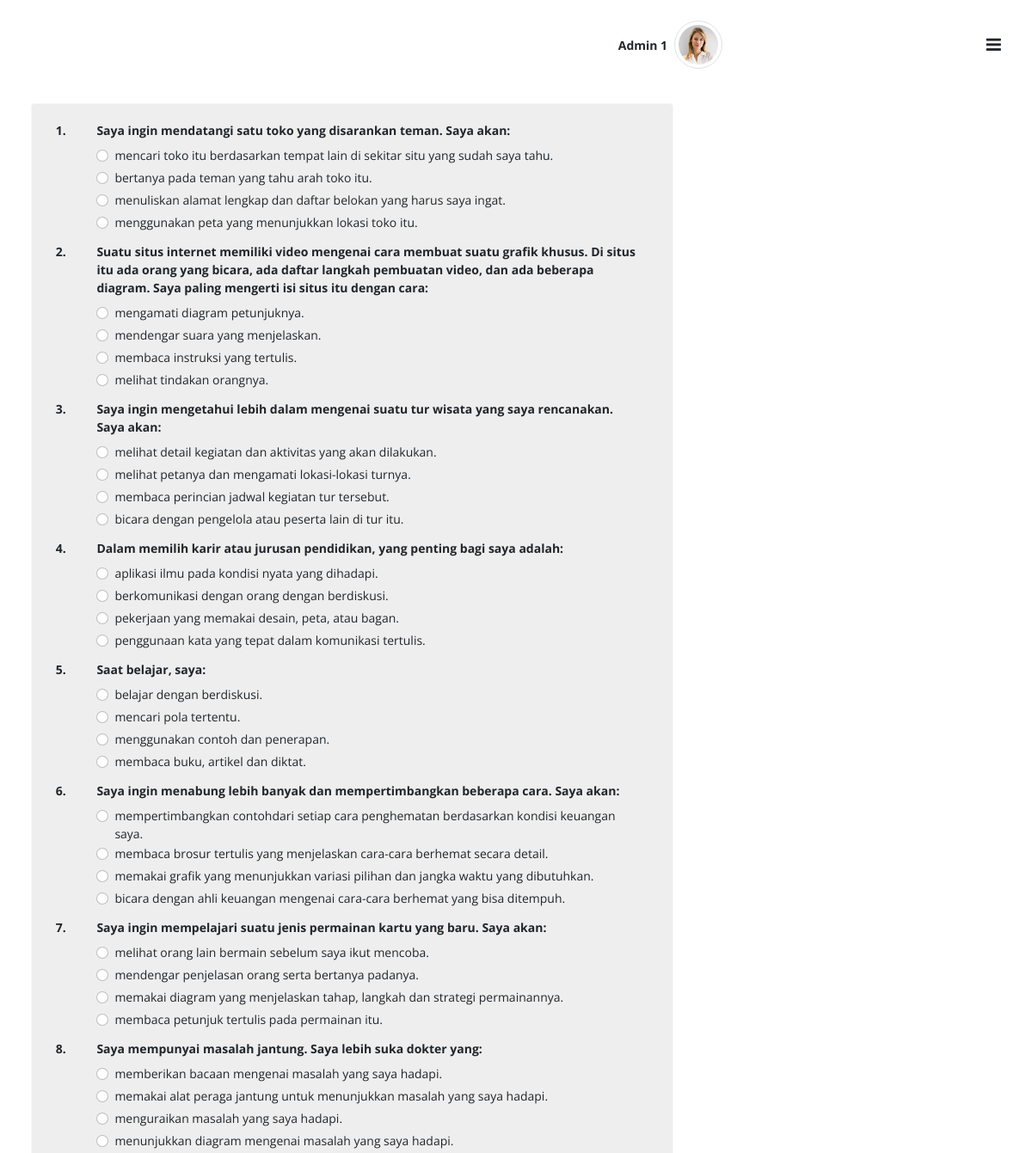
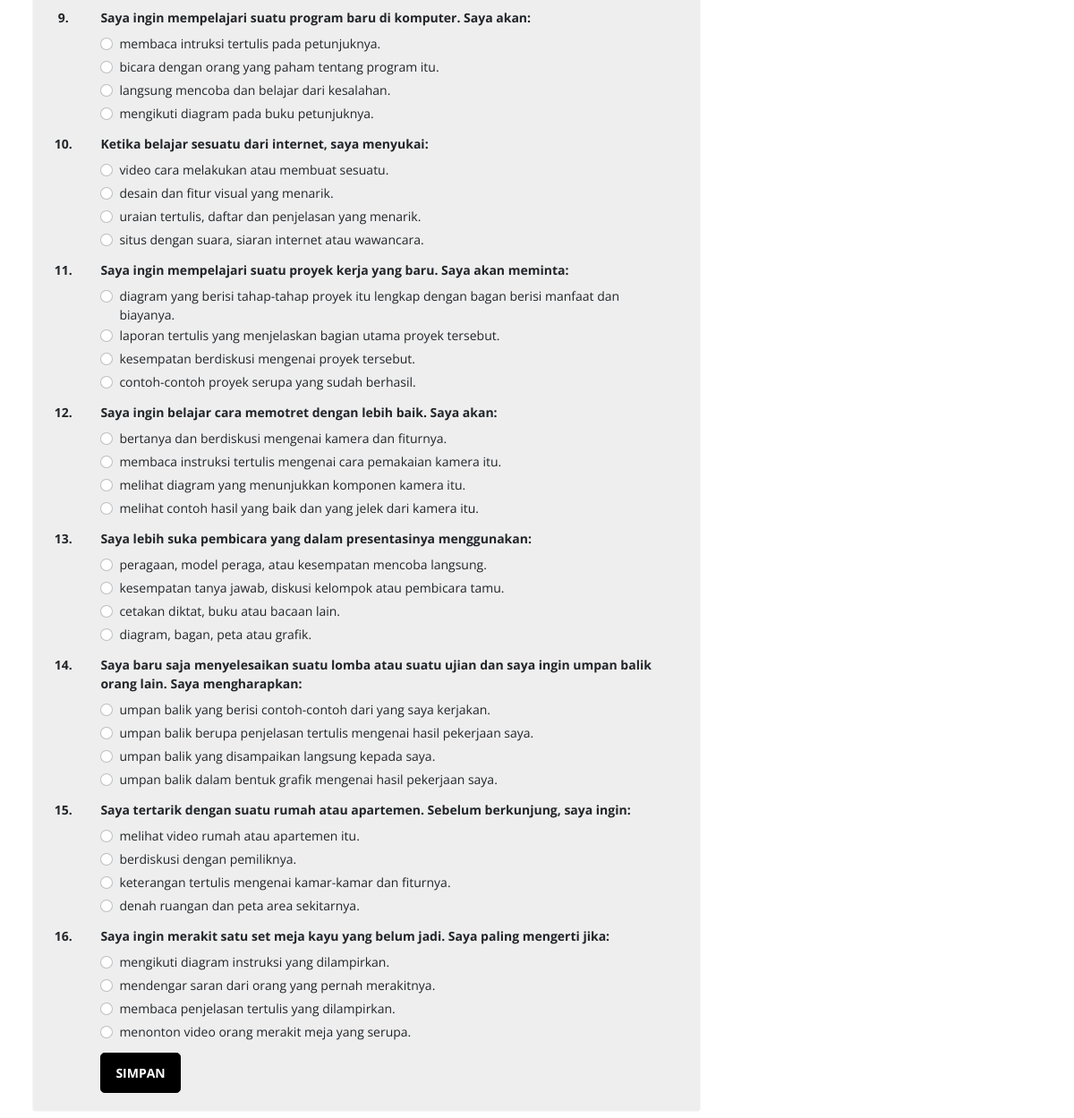
The app's page /student/survey.php (signed in) with its own data (2 pictures, top to bottom).
### tables this page shows
CREATE TABLE `survey_question` (
  `id` int(10) NOT NULL,
  `question` varchar(255) NOT NULL,
  `answer_a` varchar(255) NOT NULL,
  `answer_b` varchar(255) NOT NULL,
  `answer_c` varchar(255) NOT NULL,
  `answer_d` varchar(255) NOT NULL
);

### student/survey.php (the view, shortened to what this page needs)
<?php
include('../config/db.php');
?>
<!doctype html>
<html class="no-js" lang="en" dir="ltr">
<head>
    <link rel="stylesheet" href="../node_modules/owl.carousel2/dist/assets/owl.carousel.min.css" />
    <link rel="stylesheet" href="../assets/css/e-learn.style.min.css">
</head>
<body>
    <div id="elearn-layout" class="theme-purple">
        <div class="main px-lg-4 px-md-4">
            <?php include('../layout/header.php'); ?>
            <div class="body d-flex py-lg-3 py-md-2">
                <div class="container-xxl">
                    <div class="row clearfix g-3">
                        <div class="col-lg-8 col-md-12 flex-column">
                            <div class="row row-deck g-3">
                                <div class="col-12 col-xl-12 col-lg-12">
                                    <div class="card mb-3 color-bg-200">
                                        <div class="card-body">
                                            <form action="../action/save-survey.php" method="POST">
                                                <div class="row align-items-center">
                                                    <?php
                                                    $question = mysqli_query($conn, "SELECT * FROM survey_question");
                                                    $row = mysqli_fetch_all($question, MYSQLI_ASSOC);
                                                    foreach ($row as $q) { ?>
                                                    <div class="row my-1">
                                                        <div class="col text-center">
                                                            <strong><?php echo $q['id']; ?>.</strong>
                                                        </div>
                                                        <div class="col-11">
                                                            <strong><?php echo $q['question'] ?></strong>
                                                        </div>
                                                    </div>
                                                    <div class="row my-1">
                                                        <div class="col-11 offset-1">
                                                            <div class="form-check">
                                                                <input class="form-check-input" type="radio"
                                                                    name="question<?php echo $q['id'] ?>" value="1"
                                                                    required>
                                                                <label class="form-check-label"
                                                                    for="tipeguru1"><?php echo $q['answer_a']?></label>
                                                            </div>
                                                            <div class="form-check">
                                                                <input class="form-check-input" type="radio"
                                                                    name="question<?php echo $q['id'] ?>" value="0">
                                                                <label class="form-check-label"
                                                                    for="tipeguru2"><?php echo $q['answer_b']?></label>
                                                            </div>
                                                            <div class="form-check">
                                                                <input class="form-check-input" type="radio"
                                                                    name="question<?php echo $q['id'] ?>" value="1"
                                                                    required>
                                                                <label class="form-check-label"
                                                                    for="tipeguru1"><?php echo $q['answer_c']?></label>
                                                            </div>
                                                            <div class="form-check">
                                                                <input class="form-check-input" type="radio"
                                                                    name="question<?php echo $q['id'] ?>" value="0">
                                                                <label class="form-check-label"
                                                                    for="tipeguru2"><?php echo $q['answer_d']?></label>
                                                            </div>
                                                        </div>
                                                    </div>
                                                    <?php }
                                                    ?>
                                                    <div class="row my-1">
                                                        <div class="col-11 offset-1">
                                                            <button type="submit"
                                                                class="btn btn-primary btn-lg"><b>SIMPAN</b></button>
                                                        </div>
                                                    </div>
                                                </div>
                                            </form>
                                        </div>
                                    </div>
                                </div>
                            </div>
                        </div>
                    </div>
                </div>
            </div>
        </div>
    </div>
</body>
</html>

### layout/header.php (shortened to what this page needs)
<div class="header">
    <nav class="navbar py-4">
        <div class="container-xxl">
            <div class="h-right d-flex align-items-center mr-5 mr-lg-0 order-1">
                <div class="dropdown user-profile ml-2 ml-sm-3 d-flex align-items-center zindex-popover">
                    <div class="u-info me-2">
                        <p class="mb-0 text-end line-height-sm "><span class="font-weight-bold">
                                <?php echo $_SESSION['name'] ?>
                            </span></p>
                    </div>
                    <a class="nav-link dropdown-toggle pulse p-0" href="#" role="button" data-bs-toggle="dropdown"
                        data-bs-display="static">
                        <img class="avatar lg rounded-circle img-thumbnail" src="../assets/images/profile_av.png"
                            alt="profile">
                    </a>
                </div>
            </div>
            <button class="navbar-toggler p-0 border-0 menu-toggle order-3" type="button" data-bs-toggle="collapse"
                data-bs-target="#mainHeader">
                <span class="fa fa-bars"></span>
            </button>
        </div>
    </nav>
</div>

### records on screen
survey_question: id "1", question "Saya ingin mendatangi satu toko yang disarankan teman. Saya akan:", answer_a "mencari toko itu berdasarkan tempat lain di sekitar situ yang sudah saya tahu.", answer_b "bertanya pada teman yang tahu arah toko itu.", answer_c "menuliskan alamat lengkap dan daftar belokan yang harus saya ingat.", answer_d "menggunakan peta yang menunjukkan lokasi toko itu."
survey_question: id "2", question "Suatu situs internet memiliki video mengenai cara membuat suatu grafik khusus. Di situs itu ada orang yang bicara, ada daftar langkah pembuatan video, dan ada beberapa diagram. Saya paling mengerti isi situs itu dengan cara:", answer_a "mengamati diagram petunjuknya.", answer_b "mendengar suara yang menjelaskan.", answer_c "membaca instruksi yang tertulis.", answer_d "melihat tindakan orangnya."
survey_question: id "3", question "Saya ingin mengetahui lebih dalam mengenai suatu tur wisata yang saya rencanakan. Saya akan:", answer_a "melihat detail kegiatan dan aktivitas yang akan dilakukan.", answer_b "melihat petanya dan mengamati lokasi-lokasi turnya.", answer_c "membaca perincian jadwal kegiatan tur tersebut.", answer_d "bicara dengan pengelola atau peserta lain di tur itu."
survey_question: id "4", question "Dalam memilih karir atau jurusan pendidikan, yang penting bagi saya adalah:", answer_a "aplikasi ilmu pada kondisi nyata yang dihadapi.", answer_b "berkomunikasi dengan orang dengan berdiskusi.", answer_c "pekerjaan yang memakai desain, peta, atau bagan.", answer_d "penggunaan kata yang tepat dalam komunikasi tertulis."
survey_question: id "5", question "Saat belajar, saya:", answer_a "belajar dengan berdiskusi.", answer_b "mencari pola tertentu.", answer_c "menggunakan contoh dan penerapan.", answer_d "membaca buku, artikel dan diktat."
survey_question: id "6", question "Saya ingin menabung lebih banyak dan mempertimbangkan beberapa cara. Saya akan:", answer_a "mempertimbangkan contohdari setiap cara penghematan berdasarkan kondisi keuangan saya.", answer_b "membaca brosur tertulis yang menjelaskan cara-cara berhemat secara detail.", answer_c "memakai grafik yang menunjukkan variasi pilihan dan jangka waktu yang dibutuhkan.", answer_d "bicara dengan ahli keuangan mengenai cara-cara berhemat yang bisa ditempuh."
survey_question: id "7", question "Saya ingin mempelajari suatu jenis permainan kartu yang baru. Saya akan:", answer_a "melihat orang lain bermain sebelum saya ikut mencoba.", answer_b "mendengar penjelasan orang serta bertanya padanya.", answer_c "memakai diagram yang menjelaskan tahap, langkah dan strategi permainannya.", answer_d "membaca petunjuk tertulis pada permainan itu."
survey_question: id "8", question "Saya mempunyai masalah jantung. Saya lebih suka dokter yang:", answer_a "memberikan bacaan mengenai masalah yang saya hadapi.", answer_b "memakai alat peraga jantung untuk menunjukkan masalah yang saya hadapi.", answer_c "menguraikan masalah yang saya hadapi.", answer_d "menunjukkan diagram mengenai masalah yang saya hadapi."
survey_question: id "9", question "Saya ingin mempelajari suatu program baru di komputer. Saya akan:", answer_a "membaca intruksi tertulis pada petunjuknya.", answer_b "bicara dengan orang yang paham tentang program itu.", answer_c "langsung mencoba dan belajar dari kesalahan.", answer_d "mengikuti diagram pada buku petunjuknya."
survey_question: id "10", question "Ketika belajar sesuatu dari internet, saya menyukai:", answer_a "video cara melakukan atau membuat sesuatu.", answer_b "desain dan fitur visual yang menarik.", answer_c "uraian tertulis, daftar dan penjelasan yang menarik.", answer_d "situs dengan suara, siaran internet atau wawancara."
survey_question: id "11", question "Saya ingin mempelajari suatu proyek kerja yang baru. Saya akan meminta:", answer_a "diagram yang berisi tahap-tahap proyek itu lengkap dengan bagan berisi manfaat dan biayanya.", answer_b "laporan tertulis yang menjelaskan bagian utama proyek tersebut.", answer_c "kesempatan berdiskusi mengenai proyek tersebut.", answer_d "contoh-contoh proyek serupa yang sudah berhasil."
survey_question: id "12", question "Saya ingin belajar cara memotret dengan lebih baik. Saya akan:", answer_a "bertanya dan berdiskusi mengenai kamera dan fiturnya.", answer_b "membaca instruksi tertulis mengenai cara pemakaian kamera itu.", answer_c "melihat diagram yang menunjukkan komponen kamera itu.", answer_d "melihat contoh hasil yang baik dan yang jelek dari kamera itu."
survey_question: id "13", question "Saya lebih suka pembicara yang dalam presentasinya menggunakan:", answer_a "peragaan, model peraga, atau kesempatan mencoba langsung.", answer_b "kesempatan tanya jawab, diskusi kelompok atau pembicara tamu.", answer_c "cetakan diktat, buku atau bacaan lain.", answer_d "diagram, bagan, peta atau grafik."
survey_question: id "14", question "Saya baru saja menyelesaikan suatu lomba atau suatu ujian dan saya ingin umpan balik orang lain. Saya mengharapkan:", answer_a "umpan balik yang berisi contoh-contoh dari yang saya kerjakan.", answer_b "umpan balik berupa penjelasan tertulis mengenai hasil pekerjaan saya.", answer_c "umpan balik yang disampaikan langsung kepada saya.", answer_d "umpan balik dalam bentuk grafik mengenai hasil pekerjaan saya."
survey_question: id "15", question "Saya tertarik dengan suatu rumah atau apartemen. Sebelum berkunjung, saya ingin:", answer_a "melihat video rumah atau apartemen itu.", answer_b "berdiskusi dengan pemiliknya.", answer_c "keterangan tertulis mengenai kamar-kamar dan fiturnya.", answer_d "denah ruangan dan peta area sekitarnya."
survey_question: id "16", question "Saya ingin merakit satu set meja kayu yang belum jadi. Saya paling mengerti jika:", answer_a "mengikuti diagram instruksi yang dilampirkan.", answer_b "mendengar saran dari orang yang pernah merakitnya.", answer_c "membaca penjelasan tertulis yang dilampirkan.", answer_d "menonton video orang merakit meja yang serupa."

### other values on screen
$_SESSION['name'] "Admin 1"
